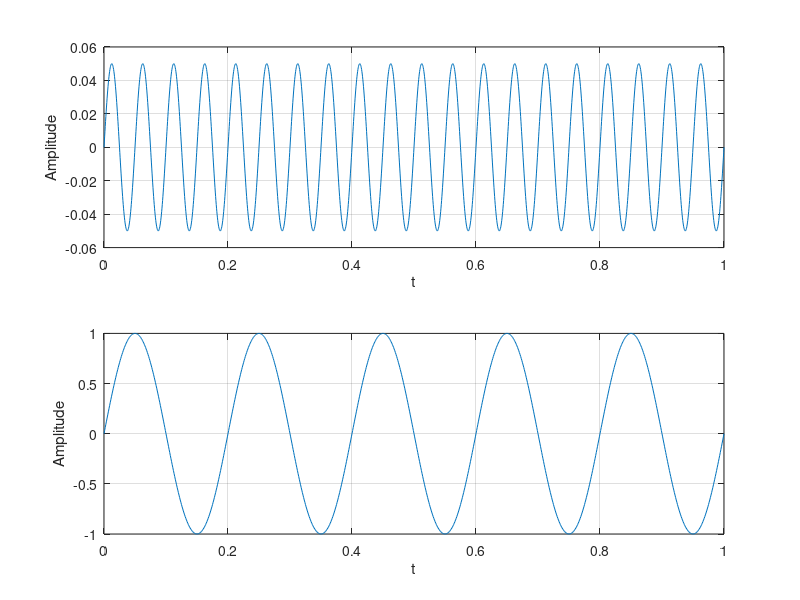

The MATLAB source for this figure:
clc;
close all;
clear all;
f = 20;
t = 1/f;
t1 = 0:t/100:1;
a = t;
y = a*sin(2*pi*f*t1);
subplot(2,1,1);
plot(t1,y);
xlabel('t');
ylabel('Amplitude');
grid on;

Am = 1;
fm = 5;
t = 0:0.001:1;
wm = 2*pi*fm;
msg_sig = Am*sin(wm*t);
subplot(2,1,2);
plot(t,msg_sig);
xlabel('t');
ylabel('Amplitude');
grid on;